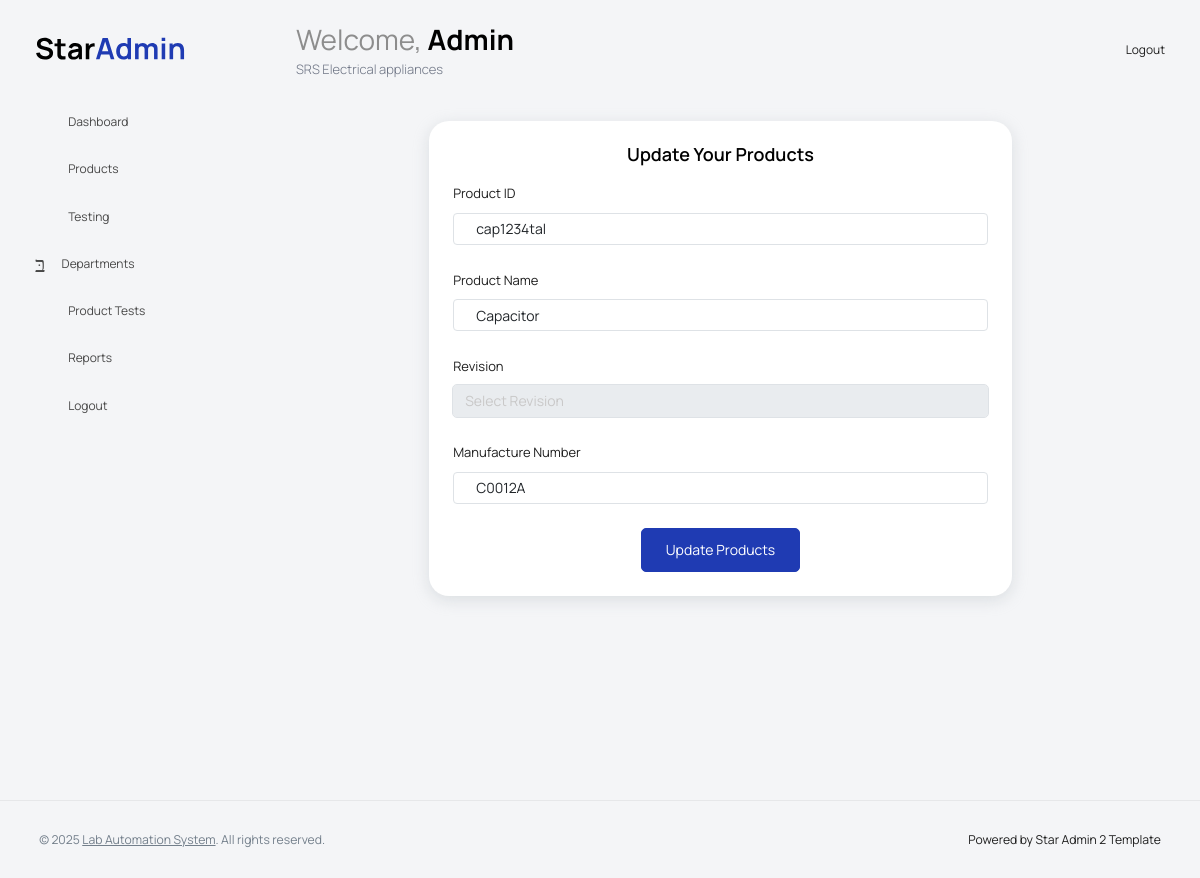
/modules/products/edit_product.php?id=1, run on the app's committed database.
### tables this page shows
CREATE TABLE `products` (
  `id` int(11) NOT NULL,
  `product_id` varchar(10) NOT NULL,
  `product_name` varchar(255) DEFAULT NULL,
  `revision` varchar(10) DEFAULT NULL,
  `manufacture_number` varchar(50) DEFAULT NULL,
  `created_at` datetime DEFAULT current_timestamp()
);

### modules/products/edit_product.php (the view, shortened to what this page needs)
<?php include("../../includes/header.php");
$id=($_GET['id']);
$sql="select * from products where id = $id";
$result=$conn->query($sql);
$products=mysqli_fetch_assoc($result);
?>
<div class="container-fluid page-body-wrapper">
  <?php include("../../includes/sidebar.php"); ?>
  <div class="main-panel">
    <div class="content-wrapper">
      <div class="row">
        <div class="col-md-8 grid-margin stretch-card mx-auto">
          <div class="card">
            <div class="card-body">
              <h4 class="card-title text-center">Update Your Products</h4>
              <form class="forms-sample" method="POST" action="">
                <div class="form-group">
                  <label for="product_id">Product ID</label>
                  <input type="text" class="form-control" id="product_id" name="product_id" value="<?php echo $products['product_id']?>" placeholder="Enter Your Product ID">
                </div>
                <div class="form-group">
                  <label for="product_name">Product Name</label>
                  <input type="text" class="form-control" id="product_name" name="product_name" value="<?php echo $products['product_name']?>" placeholder="Enter Your Product Name">
                </div>
                <div class="form-group">
                  <label for="revision">Revision</label>
                  <select class="form-control" id="revision" name="revision" required>
                    <option value="">Select Revision</option>
                  </select>
                </div>
                <div class="form-group">
                  <label for="manufacture_number">Manufacture Number</label>
                  <input type="text" class="form-control" id="manufacture_number" name="manufacture_number" value="<?php echo $products['manufacture_number']?>" placeholder="Enter Your Manufacture Number">
                </div>
                <div class="text-center">
                  <button type="submit" name="update" class="btn btn-primary">Update Products</button>
                </div>
              </form>
            </div>
          </div>
        </div>
      </div>
    </div>
  </div>
</div>
<?php include("../../includes/footer.php"); ?>

### data on the page
products: product_id "cap1234tal", product_name "Capacitor", manufacture_number "C0012A"

### other printed values
$admin_name "Admin"
